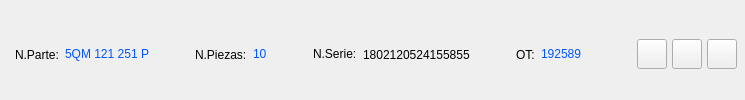
           <widget class="QFrame" name="contentTopBg">
            <property name="sizePolicy">
             <sizepolicy hsizetype="Minimum" vsizetype="Preferred">
              <horstretch>0</horstretch>
              <verstretch>0</verstretch>
             </sizepolicy>
            </property>
            <property name="maximumSize">
             <size>
              <width>1100</width>
              <height>16777215</height>
             </size>
            </property>
            <property name="frameShape">
             <enum>QFrame::Shape::NoFrame</enum>
            </property>
            <layout class="QHBoxLayout" name="horizontalLayout_2">
             <property name="spacing">
              <number>6</number>
             </property>
             <property name="leftMargin">
              <number>15</number>
             </property>
             <property name="topMargin">
              <number>9</number>
             </property>
             <property name="rightMargin">
              <number>0</number>
             </property>
             <property name="bottomMargin">
              <number>0</number>
             </property>
             <item>
              <widget class="QLabel" name="user">
               <property name="text">
                <string>N.Parte:</string>
               </property>
              </widget>
             </item>
             <item>
              <widget class="QLabel" name="lbl_Nparte">
               <property name="styleSheet">
                <string notr="true">font: 16pt &quot;Segoe UI Semibold&quot;; color: rgb(0, 85, 255);</string>
               </property>
               <property name="text">
                <string>&lt;html&gt;&lt;head/&gt;&lt;body&gt;&lt;p&gt;&lt;span style=&quot; color:#0055ff;&quot;&gt;5QM 121 251 P&lt;/span&gt;&lt;/p&gt;&lt;/body&gt;&lt;/html&gt;</string>
               </property>
              </widget>
             </item>
             <item>
              <spacer name="espaciador_user">
               <property name="orientation">
                <enum>Qt::Orientation::Horizontal</enum>
               </property>
               <property name="sizeHint" stdset="0">
                <size>
                 <width>40</width>
                 <height>20</height>
                </size>
               </property>
              </spacer>
             </item>
             <item>
              <widget class="QLabel" name="model">
               <property name="text">
                <string>N.Piezas:</string>
               </property>
              </widget>
             </item>
             <item>
              <widget class="QLabel" name="lbl_nPiezas">
               <property name="sizePolicy">
                <sizepolicy hsizetype="Preferred" vsizetype="Fixed">
                 <horstretch>0</horstretch>
                 <verstretch>0</verstretch>
                </sizepolicy>
               </property>
               <property name="styleSheet">
                <string notr="true">font: 16pt &quot;Segoe UI Semibold&quot;; color: rgb(0, 85, 255);</string>
               </property>
               <property name="text">
                <string>&lt;html&gt;&lt;head/&gt;&lt;body&gt;&lt;p&gt;&lt;span style=&quot; #0055ff;&quot;&gt;10&lt;/span&gt;&lt;/p&gt;&lt;/body&gt;&lt;/html&gt;</string>
               </property>
              </widget>
             </item>
             <item>
              <spacer name="espaciador_model">
               <property name="orientation">
                <enum>Qt::Orientation::Horizontal</enum>
               </property>
               <property name="sizeType">
                <enum>QSizePolicy::Policy::Expanding</enum>
               </property>
               <property name="sizeHint" stdset="0">
                <size>
                 <width>40</width>
                 <height>20</height>
                </size>
               </property>
              </spacer>
             </item>
             <item>
              <layout class="QHBoxLayout" name="horizontalLayout_10">
               <item>
                <widget class="QLabel" name="mSerial">
                 <property name="text">
                  <string>&lt;html&gt;&lt;head/&gt;&lt;body&gt;&lt;p&gt;N.Serie:&lt;/p&gt;&lt;/body&gt;&lt;/html&gt;</string>
                 </property>
                </widget>
               </item>
               <item>
                <widget class="QLabel" name="lbl_Serial1">
                 <property name="text">
                  <string>1802120524155855</string>
                 </property>
                </widget>
               </item>
              </layout>
             </item>
             <item>
              <layout class="QHBoxLayout" name="horizontalLayout_12">
               <item>
                <spacer name="horizontalSpacer_20">
                 <property name="orientation">
                  <enum>Qt::Orientation::Horizontal</enum>
                 </property>
                 <property name="sizeType">
                  <enum>QSizePolicy::Policy::Fixed</enum>
                 </property>
                 <property name="sizeHint" stdset="0">
                  <size>
                   <width>40</width>
                   <height>20</height>
                  </size>
                 </property>
                </spacer>
               </item>
               <item>
                <widget class="QLabel" name="label_5">
                 <property name="maximumSize">
                  <size>
                   <width>35</width>
                   <height>16777215</height>
                  </size>
                 </property>
                 <property name="styleSheet">
                  <string notr="true">font:16pt &quot;Segoe UI Semibold&quot;; 
</string>
                 </property>
                 <property name="text">
                  <string>OT:</string>
                 </property>
                </widget>
               </item>
               <item>
                <widget class="QLabel" name="lbl_OT">
                 <property name="styleSheet">
                  <string notr="true">font: 16pt &quot;Segoe UI Semibold&quot;; color: rgb(0, 85, 255 );</string>
                 </property>
                 <property name="text">
                  <string>&lt;html&gt;&lt;head/&gt;&lt;body&gt;&lt;p&gt;&lt;span style=&quot; color:#0055ff;&quot;&gt;192589&lt;/span&gt;&lt;/p&gt;&lt;/body&gt;&lt;/html&gt;</string>
                 </property>
                </widget>
               </item>
              </layout>
             </item>
             <item>
              <widget class="QFrame" name="rightButtons_2">
               <layout class="QHBoxLayout" name="rightButtons">
                <property name="spacing">
                 <number>5</number>
                </property>
                <property name="leftMargin">
                 <number>9</number>
                </property>
                <property name="topMargin">
                 <number>0</number>
                </property>
                <property name="rightMargin">
                 <number>8</number>
                </property>
                <property name="bottomMargin">
                 <number>0</number>
                </property>
                <item>
                 <spacer name="horizontalSpacer_8">
                  <property name="orientation">
                   <enum>Qt::Orientation::Horizontal</enum>
                  </property>
                  <property name="sizeHint" stdset="0">
                   <size>
                    <width>40</width>
                    <height>20</height>
                   </size>
                  </property>
                 </spacer>
                </item>
                <item>
                 <widget class="QPushButton" name="minimizeAppBtn">
                  <property name="minimumSize">
                   <size>
                    <width>30</width>
                    <height>30</height>
                   </size>
                  </property>
                  <property name="maximumSize">
                   <size>
                    <width>30</width>
                    <height>30</height>
                   </size>
                  </property>
                  <property name="text">
                   <string/>
                  </property>
                  <property name="icon">
                   <iconset resource="../resources.qrc">
                    <normaloff>:/icons/images/icons/icon_minimize.png</normaloff>:/icons/images/icons/icon_minimize.png</iconset>
                  </property>
                 </widget>
                </item>
                <item>
                 <widget class="QPushButton" name="maximizeRestoreAppBtn">
                  <property name="minimumSize">
                   <size>
                    <width>30</width>
                    <height>30</height>
                   </size>
                  </property>
                  <property name="maximumSize">
                   <size>
                    <width>30</width>
                    <height>30</height>
                   </size>
                  </property>
                  <property name="text">
                   <string/>
                  </property>
                  <property name="icon">
                   <iconset resource="../resources.qrc">
                    <normaloff>:/icons/images/icons/icon_maximize.png</normaloff>:/icons/images/icons/icon_maximize.png</iconset>
                  </property>
                 </widget>
                </item>
                <item>
                 <widget class="QPushButton" name="closeAppBtn">
                  <property name="minimumSize">
                   <size>
                    <width>30</width>
                    <height>30</height>
                   </size>
                  </property>
                  <property name="maximumSize">
                   <size>
                    <width>30</width>
                    <height>30</height>
                   </size>
                  </property>
                  <property name="text">
                   <string/>
                  </property>
                  <property name="icon">
                   <iconset resource="../resources.qrc">
                    <normaloff>:/icons/images/icons/icon_close.png</normaloff>:/icons/images/icons/icon_close.png</iconset>
                  </property>
                 </widget>
                </item>
               </layout>
              </widget>
             </item>
            </layout>
           </widget>
